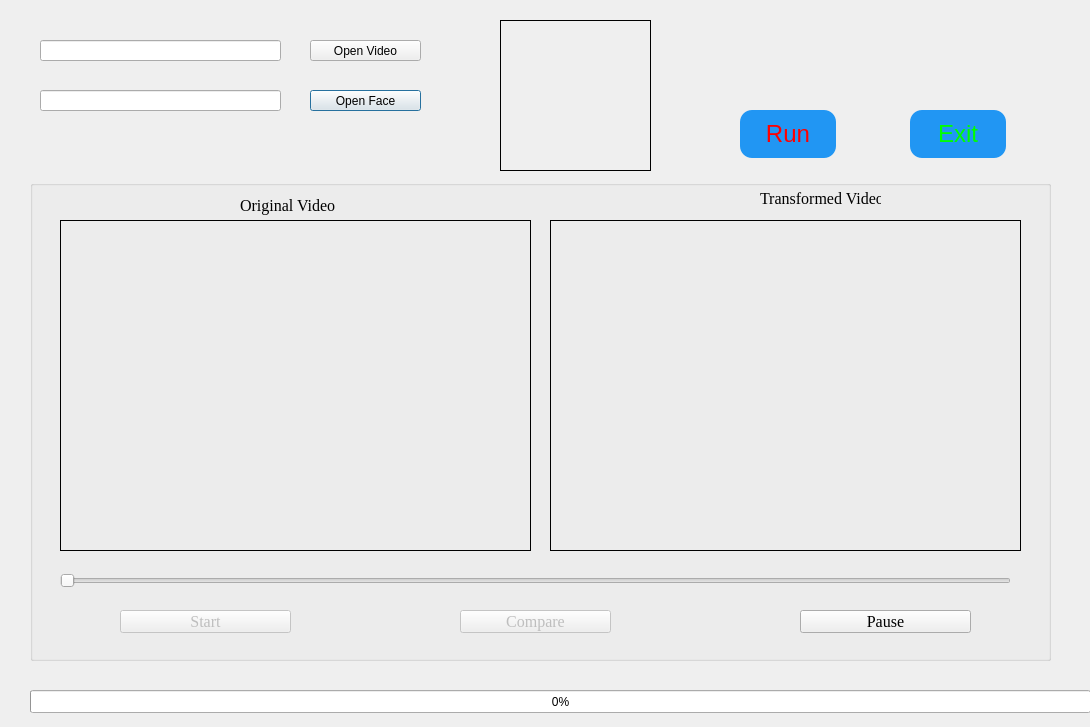
<?xml version="1.0" encoding="UTF-8"?>
<ui version="4.0">
 <class>Dialog</class>
 <widget class="QDialog" name="Dialog">
  <property name="geometry">
   <rect>
    <x>0</x>
    <y>0</y>
    <width>1090</width>
    <height>727</height>
   </rect>
  </property>
  <property name="windowTitle">
   <string>Face Swap</string>
  </property>
  <property name="windowIcon">
   <iconset>
    <normaloff>icon/icon_studio_phone.png</normaloff>icon/icon_studio_phone.png</iconset>
  </property>
  <property name="styleSheet">
   <string notr="true"/>
  </property>
  <widget class="QPushButton" name="VideoFileBtn">
   <property name="geometry">
    <rect>
     <x>310</x>
     <y>40</y>
     <width>111</width>
     <height>21</height>
    </rect>
   </property>
   <property name="focusPolicy">
    <enum>Qt::NoFocus</enum>
   </property>
   <property name="autoFillBackground">
    <bool>false</bool>
   </property>
   <property name="text">
    <string>Open Video</string>
   </property>
   <property name="icon">
    <iconset>
     <normaloff>icon/ee6c_64x.contrast-black.png</normaloff>icon/ee6c_64x.contrast-black.png</iconset>
   </property>
   <property name="default">
    <bool>false</bool>
   </property>
   <property name="flat">
    <bool>false</bool>
   </property>
  </widget>
  <widget class="QLineEdit" name="VideoFileNameLE">
   <property name="geometry">
    <rect>
     <x>40</x>
     <y>40</y>
     <width>241</width>
     <height>21</height>
    </rect>
   </property>
   <property name="focusPolicy">
    <enum>Qt::NoFocus</enum>
   </property>
   <property name="readOnly">
    <bool>true</bool>
   </property>
  </widget>
  <widget class="QPushButton" name="FaceFileBtn">
   <property name="geometry">
    <rect>
     <x>310</x>
     <y>90</y>
     <width>111</width>
     <height>21</height>
    </rect>
   </property>
   <property name="styleSheet">
    <string notr="true"/>
   </property>
   <property name="text">
    <string>Open Face</string>
   </property>
   <property name="icon">
    <iconset>
     <normaloff>icon/icons8-unsplash-64.png</normaloff>icon/icons8-unsplash-64.png</iconset>
   </property>
  </widget>
  <widget class="QLineEdit" name="FaceImageFileNameLE">
   <property name="geometry">
    <rect>
     <x>40</x>
     <y>90</y>
     <width>241</width>
     <height>21</height>
    </rect>
   </property>
   <property name="focusPolicy">
    <enum>Qt::NoFocus</enum>
   </property>
   <property name="readOnly">
    <bool>true</bool>
   </property>
  </widget>
  <widget class="QLabel" name="FaceImageLB">
   <property name="geometry">
    <rect>
     <x>500</x>
     <y>20</y>
     <width>151</width>
     <height>151</height>
    </rect>
   </property>
   <property name="frameShape">
    <enum>QFrame::Box</enum>
   </property>
   <property name="lineWidth">
    <number>1</number>
   </property>
   <property name="text">
    <string/>
   </property>
  </widget>
  <widget class="QPushButton" name="RunBtn">
   <property name="enabled">
    <bool>true</bool>
   </property>
   <property name="geometry">
    <rect>
     <x>740</x>
     <y>110</y>
     <width>96</width>
     <height>48</height>
    </rect>
   </property>
   <property name="styleSheet">
    <string notr="true">#RunBtn {
    background-color: #2196f3;
    min-width: 96px;
    max-width: 96px;
    min-height: 48px;
    max-height: 48px;
    border-radius: 12px; 
    font-size: 24px;
    color: #ff0000;
}
#RunBtn:hover {
    background-color: #64b5f6;
}
#RunBtn:pressed {
    background-color: #bbdefb;
}</string>
   </property>
   <property name="text">
    <string>Run</string>
   </property>
  </widget>
  <widget class="QProgressBar" name="progressBar">
   <property name="geometry">
    <rect>
     <x>30</x>
     <y>690</y>
     <width>1061</width>
     <height>23</height>
    </rect>
   </property>
   <property name="value">
    <number>0</number>
   </property>
  </widget>
  <widget class="QGroupBox" name="groupBox">
   <property name="enabled">
    <bool>true</bool>
   </property>
   <property name="geometry">
    <rect>
     <x>30</x>
     <y>180</y>
     <width>1021</width>
     <height>481</height>
    </rect>
   </property>
   <property name="font">
    <font>
     <family>Times New Roman</family>
     <pointsize>12</pointsize>
    </font>
   </property>
   <property name="title">
    <string/>
   </property>
   <property name="checkable">
    <bool>false</bool>
   </property>
   <widget class="QLabel" name="OriginVideoLB">
    <property name="geometry">
     <rect>
      <x>30</x>
      <y>40</y>
      <width>471</width>
      <height>331</height>
     </rect>
    </property>
    <property name="frameShape">
     <enum>QFrame::Box</enum>
    </property>
    <property name="text">
     <string/>
    </property>
   </widget>
   <widget class="QLabel" name="ProceedVideoLB">
    <property name="geometry">
     <rect>
      <x>520</x>
      <y>40</y>
      <width>471</width>
      <height>331</height>
     </rect>
    </property>
    <property name="frameShape">
     <enum>QFrame::Box</enum>
    </property>
    <property name="text">
     <string/>
    </property>
   </widget>
   <widget class="QLabel" name="label">
    <property name="geometry">
     <rect>
      <x>210</x>
      <y>10</y>
      <width>101</width>
      <height>31</height>
     </rect>
    </property>
    <property name="text">
     <string>Original Video</string>
    </property>
   </widget>
   <widget class="QLabel" name="label_2">
    <property name="geometry">
     <rect>
      <x>730</x>
      <y>10</y>
      <width>121</width>
      <height>16</height>
     </rect>
    </property>
    <property name="text">
     <string>Transformed Video</string>
    </property>
   </widget>
   <widget class="QSlider" name="horizontalSlider">
    <property name="geometry">
     <rect>
      <x>30</x>
      <y>390</y>
      <width>951</width>
      <height>22</height>
     </rect>
    </property>
    <property name="orientation">
     <enum>Qt::Horizontal</enum>
    </property>
   </widget>
   <widget class="QPushButton" name="startButton">
    <property name="enabled">
     <bool>false</bool>
    </property>
    <property name="geometry">
     <rect>
      <x>90</x>
      <y>430</y>
      <width>171</width>
      <height>23</height>
     </rect>
    </property>
    <property name="text">
     <string>Start</string>
    </property>
    <property name="icon">
     <iconset>
      <normaloff>icon/icons8-start-40.png</normaloff>icon/icons8-start-40.png</iconset>
    </property>
   </widget>
   <widget class="QPushButton" name="pauseButton">
    <property name="geometry">
     <rect>
      <x>770</x>
      <y>430</y>
      <width>171</width>
      <height>23</height>
     </rect>
    </property>
    <property name="text">
     <string>Pause</string>
    </property>
    <property name="icon">
     <iconset>
      <normaloff>icon/icons8-pause-button-48.png</normaloff>icon/icons8-pause-button-48.png</iconset>
    </property>
   </widget>
   <widget class="QPushButton" name="compareButton">
    <property name="enabled">
     <bool>false</bool>
    </property>
    <property name="geometry">
     <rect>
      <x>430</x>
      <y>430</y>
      <width>151</width>
      <height>23</height>
     </rect>
    </property>
    <property name="text">
     <string>Compare</string>
    </property>
    <property name="icon">
     <iconset>
      <normaloff>icon/wmp.ico</normaloff>icon/wmp.ico</iconset>
    </property>
   </widget>
  </widget>
  <widget class="QLabel" name="statusbar">
   <property name="geometry">
    <rect>
     <x>30</x>
     <y>842</y>
     <width>451</width>
     <height>21</height>
    </rect>
   </property>
   <property name="text">
    <string/>
   </property>
  </widget>
  <widget class="QPushButton" name="ExitBtn">
   <property name="geometry">
    <rect>
     <x>910</x>
     <y>110</y>
     <width>96</width>
     <height>48</height>
    </rect>
   </property>
   <property name="styleSheet">
    <string notr="true">#ExitBtn {
    background-color: #2196f3;
    min-width: 96px;
    max-width: 96px;
    min-height: 48px;
    max-height:48px;
    border-radius:12px; 
    font-size: 24px;
    color: #00ff00;
}
#ExitBtn:hover {
    background-color: #64b5f6;
}
#ExitBtn:pressed {
    background-color: #bbdefb;
}</string>
   </property>
   <property name="text">
    <string>Exit</string>
   </property>
  </widget>
 </widget>
 <resources/>
 <connections/>
</ui>
